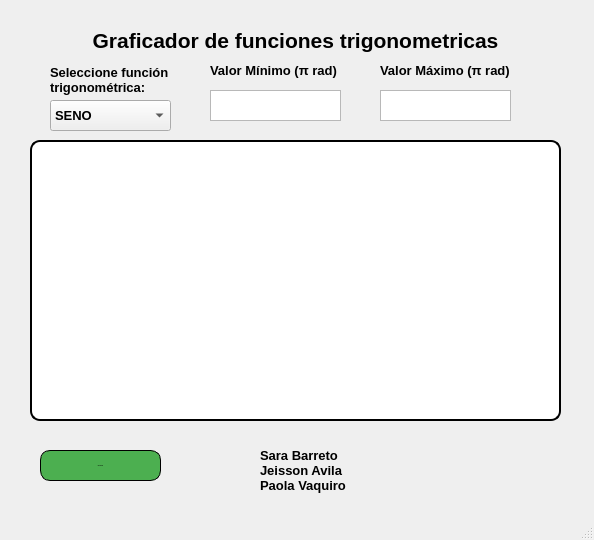
<?xml version="1.0" encoding="UTF-8"?>
<ui version="4.0">
 <class>MainWindow</class>
 <widget class="QMainWindow" name="MainWindow">
  <property name="geometry">
   <rect>
    <x>0</x>
    <y>0</y>
    <width>594</width>
    <height>540</height>
   </rect>
  </property>
  <property name="windowTitle">
   <string>MainWindow</string>
  </property>
  <widget class="QWidget" name="centralwidget">
   <widget class="QLabel" name="label">
    <property name="geometry">
     <rect>
      <x>390</x>
      <y>440</y>
      <width>161</width>
      <height>71</height>
     </rect>
    </property>
    <property name="contextMenuPolicy">
     <enum>Qt::PreventContextMenu</enum>
    </property>
    <property name="styleSheet">
     <string notr="true"/>
    </property>
    <property name="text">
     <string/>
    </property>
    <property name="pixmap">
     <pixmap>logo.png</pixmap>
    </property>
    <property name="scaledContents">
     <bool>true</bool>
    </property>
   </widget>
   <widget class="QLabel" name="label_2">
    <property name="geometry">
     <rect>
      <x>260</x>
      <y>440</y>
      <width>121</width>
      <height>61</height>
     </rect>
    </property>
    <property name="text">
     <string>&lt;html&gt;&lt;head/&gt;&lt;body&gt;&lt;p&gt;&lt;span style=&quot; font-size:10pt; font-weight:600;&quot;&gt;Sara Barreto &lt;br/&gt;Jeisson Avila&lt;br/&gt;Paola Vaquiro&lt;/span&gt;&lt;/p&gt;&lt;/body&gt;&lt;/html&gt;</string>
    </property>
   </widget>
   <widget class="QPushButton" name="pushButton">
    <property name="geometry">
     <rect>
      <x>40</x>
      <y>450</y>
      <width>121</width>
      <height>31</height>
     </rect>
    </property>
    <property name="font">
     <font>
      <family>Times New Roman</family>
      <pointsize>-1</pointsize>
      <weight>75</weight>
      <italic>false</italic>
      <bold>true</bold>
     </font>
    </property>
    <property name="layoutDirection">
     <enum>Qt::LeftToRight</enum>
    </property>
    <property name="autoFillBackground">
     <bool>false</bool>
    </property>
    <property name="styleSheet">
     <string notr="true">QPushButton {
    background-color: #4CAF50;   /* Verde */
    color: black;                /* Texto negro */
    font: bold 14px &quot;Times New Roman&quot;; /* Fuente */
    border: 0.5px solid #000000;   /* Borde negro */
    border-radius: 10px;         /* Bordes redondeados */
}

QPushButton:hover {
    background-color: #45a049;   /* Verde más oscuro al pasar el mouse */
}
</string>
    </property>
    <property name="text">
     <string>GRAFICAR</string>
    </property>
   </widget>
   <widget class="QComboBox" name="comboBox">
    <property name="geometry">
     <rect>
      <x>50</x>
      <y>100</y>
      <width>121</width>
      <height>31</height>
     </rect>
    </property>
    <property name="font">
     <font>
      <pointsize>10</pointsize>
      <weight>75</weight>
      <bold>true</bold>
      <stylestrategy>PreferDefault</stylestrategy>
     </font>
    </property>
    <property name="layoutDirection">
     <enum>Qt::LeftToRight</enum>
    </property>
    <property name="autoFillBackground">
     <bool>false</bool>
    </property>
    <property name="styleSheet">
     <string notr="true"/>
    </property>
    <item>
     <property name="text">
      <string>SENO</string>
     </property>
    </item>
    <item>
     <property name="text">
      <string>COSENO</string>
     </property>
    </item>
    <item>
     <property name="text">
      <string>TANGENTE</string>
     </property>
    </item>
    <item>
     <property name="text">
      <string>COTANGENTE</string>
     </property>
    </item>
    <item>
     <property name="text">
      <string>SECANTE</string>
     </property>
    </item>
    <item>
     <property name="text">
      <string>COSECANTE</string>
     </property>
    </item>
   </widget>
   <widget class="QTextEdit" name="textEdit">
    <property name="geometry">
     <rect>
      <x>210</x>
      <y>90</y>
      <width>131</width>
      <height>31</height>
     </rect>
    </property>
    <property name="font">
     <font>
      <pointsize>10</pointsize>
      <weight>75</weight>
      <bold>true</bold>
     </font>
    </property>
   </widget>
   <widget class="QTextEdit" name="textEdit_2">
    <property name="geometry">
     <rect>
      <x>380</x>
      <y>90</y>
      <width>131</width>
      <height>31</height>
     </rect>
    </property>
    <property name="font">
     <font>
      <pointsize>10</pointsize>
      <weight>75</weight>
      <bold>true</bold>
     </font>
    </property>
    <property name="contextMenuPolicy">
     <enum>Qt::NoContextMenu</enum>
    </property>
   </widget>
   <widget class="QLabel" name="label_5">
    <property name="geometry">
     <rect>
      <x>210</x>
      <y>60</y>
      <width>141</width>
      <height>21</height>
     </rect>
    </property>
    <property name="font">
     <font>
      <pointsize>10</pointsize>
      <weight>75</weight>
      <bold>true</bold>
     </font>
    </property>
    <property name="text">
     <string>Valor Mínimo (π rad)</string>
    </property>
   </widget>
   <widget class="QLabel" name="label_6">
    <property name="geometry">
     <rect>
      <x>380</x>
      <y>60</y>
      <width>141</width>
      <height>21</height>
     </rect>
    </property>
    <property name="font">
     <font>
      <pointsize>10</pointsize>
      <weight>75</weight>
      <bold>true</bold>
     </font>
    </property>
    <property name="text">
     <string>Valor Máximo (π rad)</string>
    </property>
   </widget>
   <widget class="QLabel" name="label_7">
    <property name="geometry">
     <rect>
      <x>50</x>
      <y>60</y>
      <width>141</width>
      <height>41</height>
     </rect>
    </property>
    <property name="font">
     <font>
      <pointsize>10</pointsize>
      <weight>75</weight>
      <bold>true</bold>
     </font>
    </property>
    <property name="text">
     <string>&lt;html&gt;&lt;head/&gt;&lt;body&gt;&lt;p&gt;Seleccione función &lt;br/&gt;trigonométrica:&lt;/p&gt;&lt;/body&gt;&lt;/html&gt;</string>
    </property>
   </widget>
   <widget class="QLabel" name="label_8">
    <property name="geometry">
     <rect>
      <x>80</x>
      <y>20</y>
      <width>431</width>
      <height>41</height>
     </rect>
    </property>
    <property name="font">
     <font>
      <pointsize>10</pointsize>
      <weight>75</weight>
      <bold>true</bold>
     </font>
    </property>
    <property name="text">
     <string>&lt;html&gt;&lt;head/&gt;&lt;body&gt;&lt;p align=&quot;center&quot;&gt;&lt;span style=&quot; font-size:16pt;&quot;&gt;Graficador de funciones trigonometricas&lt;/span&gt;&lt;/p&gt;&lt;/body&gt;&lt;/html&gt;</string>
    </property>
   </widget>
   <widget class="QFrame" name="frame">
    <property name="geometry">
     <rect>
      <x>30</x>
      <y>140</y>
      <width>531</width>
      <height>281</height>
     </rect>
    </property>
    <property name="styleSheet">
     <string notr="true">QFrame {
    border: 2px solid black;
    border-radius: 10px;   /* opcional, esquinas redondeadas */
    background-color: white;  /* opcional, fondo blanco */
}
</string>
    </property>
    <property name="frameShape">
     <enum>QFrame::StyledPanel</enum>
    </property>
    <property name="frameShadow">
     <enum>QFrame::Raised</enum>
    </property>
    <widget class="QWidget" name="verticalLayoutWidget">
     <property name="geometry">
      <rect>
       <x>-1</x>
       <y>-1</y>
       <width>531</width>
       <height>281</height>
      </rect>
     </property>
     <layout class="QVBoxLayout" name="verticalLayout"/>
    </widget>
   </widget>
  </widget>
  <widget class="QMenuBar" name="menubar">
   <property name="geometry">
    <rect>
     <x>0</x>
     <y>0</y>
     <width>594</width>
     <height>21</height>
    </rect>
   </property>
  </widget>
  <widget class="QStatusBar" name="statusbar"/>
 </widget>
 <resources>
  <include location="logo.qrc"/>
 </resources>
 <connections/>
</ui>
